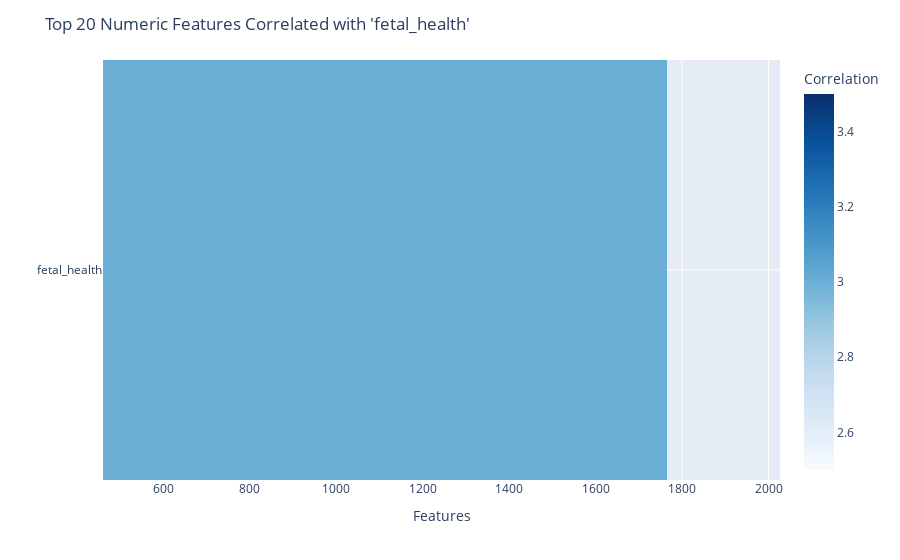

This figure's notebook cell:
### Code cell
# # Num_feature = numeric_corr["fetal_health"].sort_values(ascending=False).head(20).to_frame()

# # cm = sns.light_palette("#5F9EA0", as_cmap=True)

# # style = Num_feature.style.background_gradient(cmap=cm)
# # style
import plotly.express as px

# Get the top 20 numeric features correlated with "fetal_health"
num_feature = data["fetal_health"].sort_values(ascending=False).head(20).to_frame()

# Create a heatmap with Plotly Express
fig = px.imshow(num_feature.T, color_continuous_scale='blues', labels=dict(index='Features', value='Correlation'))

# Customize the layout
fig.update_layout(
    title="Top 20 Numeric Features Correlated with 'fetal_health'",
    xaxis_title="Features",
    yaxis_title="",
    coloraxis_colorbar=dict(title='Correlation'),
)

# Show the plot
fig.show()

### Figure 1 — Plotly figure (JSON) as saved in the notebook; plotly's stock layout.template omitted (floating-point values rounded to 4 significant figures)
{"data": [{"coloraxis": "coloraxis", "hovertemplate": "x: %{x}<br>y: %{y}<br>color: %{z}<extra></extra>", "name": "0", "type": "heatmap", "x": [944, 1910, 2027, 2026, 2025, 1749, 1750, 1751, 1752, 1753, 1754, 1755, 1756, 597, 596, 1761, 1762, 1763, 1764, 1765], "xaxis": "x", "y": ["fetal_health"], "yaxis": "y", "z": [[3, 3, 3, 3, 3, 3, 3, 3, 3, 3, 3, 3, 3, 3, 3, 3, 3, 3, 3, 3]]}], "layout": {"coloraxis": {"colorbar": {"title": {"text": "Correlation"}}, "colorscale": [[0, "rgb(247,251,255)"], [0.125, "rgb(222,235,247)"], [0.25, "rgb(198,219,239)"], [0.375, "rgb(158,202,225)"], [0.5, "rgb(107,174,214)"], [0.625, "rgb(66,146,198)"], [0.75, "rgb(33,113,181)"], [0.875, "rgb(8,81,156)"], [1, "rgb(8,48,107)"]]}, "margin": {"t": 60}, "title": {"text": "Top 20 Numeric Features Correlated with 'fetal_health'"}, "xaxis": {"anchor": "y", "constrain": "domain", "domain": [0, 1], "scaleanchor": "y", "title": {"text": "Features"}}, "yaxis": {"anchor": "x", "autorange": "reversed", "constrain": "domain", "domain": [0, 1], "title": {"text": ""}}}}
